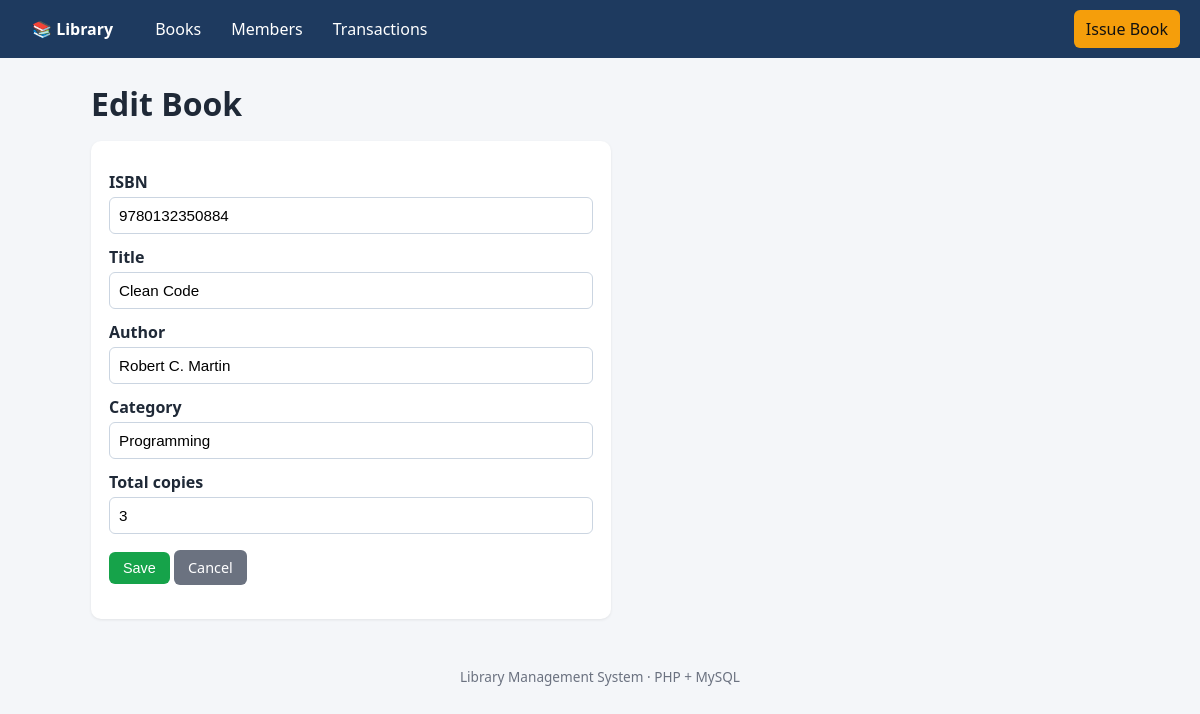
The page /books/form.php?id=1 on the database its author committed.
### tables this page shows
CREATE TABLE IF NOT EXISTS books (
  id               INT AUTO_INCREMENT PRIMARY KEY,
  isbn             VARCHAR(20)  NOT NULL,
  title            VARCHAR(200) NOT NULL,
  author           VARCHAR(150) NOT NULL,
  category         VARCHAR(80)  DEFAULT NULL,
  total_copies     INT NOT NULL DEFAULT 1,
  available_copies INT NOT NULL DEFAULT 1,
  created_at       TIMESTAMP DEFAULT CURRENT_TIMESTAMP,
  UNIQUE KEY uq_books_isbn (isbn),
  KEY idx_books_title (title)
);

### includes/functions.php (called while the page is built, shortened)
<?php
function e($v): string { return htmlspecialchars((string)$v, ENT_QUOTES, 'UTF-8'); }

### books/form.php (the view, shortened to what this page needs)
<?php
require __DIR__ . '/../includes/header.php';
$id  = (int)($_GET['id'] ?? $_POST['id'] ?? 0);
$old = null;
if ($id) {
    $s = $pdo->prepare('SELECT * FROM books WHERE id=?');
    $s->execute([$id]);
    $old = $s->fetch();
}
$book = $old ?: ['isbn' => '', 'title' => '', 'author' => '', 'category' => '', 'total_copies' => 1];
?>
<h1><?= $id ? 'Edit Book' : 'Add Book' ?></h1>
<form method="post" class="card form">
  <label>ISBN</label><input name="isbn" value="<?= e($book['isbn']) ?>" required>
  <label>Title</label><input name="title" value="<?= e($book['title']) ?>" required>
  <label>Author</label><input name="author" value="<?= e($book['author']) ?>" required>
  <label>Category</label><input name="category" value="<?= e($book['category']) ?>">
  <label>Total copies</label><input type="number" min="1" name="total_copies" value="<?= e($book['total_copies']) ?>" required>
  <p><button class="btn green">Save</button> <a class="btn gray" href="index.php">Cancel</a></p>
</form>
<?php require __DIR__ . '/../includes/footer.php'; ?>

### assets/style.css (style rules this page uses)
* { box-sizing:border-box }
body { margin:0;font-family:system-ui,Segoe UI,Roboto,sans-serif;background:#f4f6f9;color:#1f2937 }
h1 { margin:0 0 16px }
.card { background:#fff;border-radius:10px;padding:18px;box-shadow:0 1px 3px rgba(0,0,0,.08);margin-bottom:20px }
.btn { display:inline-block;border:0;border-radius:6px;padding:8px 14px;background:#2563eb;color:#fff;text-decoration:none;cursor:pointer;font-size:.9rem }
.btn.green { background:#16a34a }
.btn.gray { background:#6b7280 }
input,select { padding:9px;border:1px solid #cbd5e1;border-radius:6px;font-size:.95rem;width:100% }
label { display:block;margin:12px 0 4px;font-weight:600 }
.form { max-width:520px }

### rows shown on the page
books: isbn "9780132350884", title "Clean Code", author "Robert C. Martin", category "Programming", total_copies "3"
